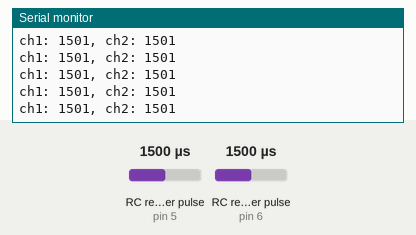
This sketch was run on a simulated Arduino Uno, built with avr-gcc and run on an emulated ATmega328P. Parts: the last lines printed to the serial monitor. Wiring (inferred from the names in the program): 2 × RC receiver channel: data pin 5 / data pin 6. The inputs (shaded band) are chosen by the test bench; at power-on: RC receiver pulse (sensors on pin 5, pin 6) 1500 µs.

Above: at 1.2 s.
1.3 s: RC receiver pulse (sensor on pin 5) set to 1020 µs
At 2.0 s:
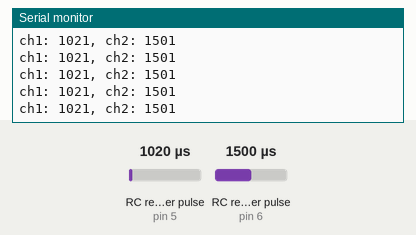
2.8 s: RC receiver pulse (sensor on pin 6) set to 1020 µs
At 3.6 s:
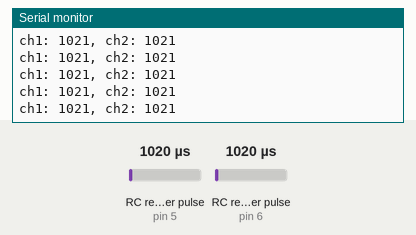
4.3 s: RC receiver pulse (sensor on pin 5) set to 1250 µs
At 5.4 s:
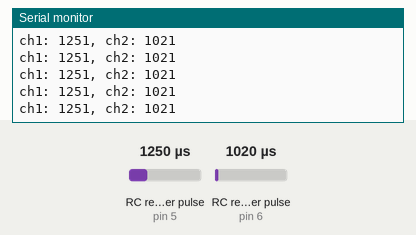
5.8 s: RC receiver pulse (sensor on pin 6) set to 1250 µs
At 6.7 s:
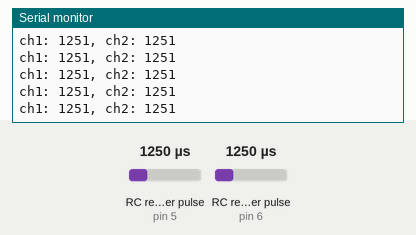
Timing chart, 0 to 8.3 s (numbered marks = the images above; inputs shaded):
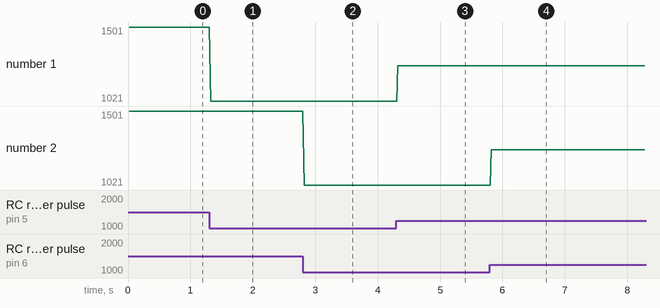

The sketch:

RC_Signal_Testing.ino
```cpp
#define ch1 5
#define ch2 6

void setup() {
  Serial.begin(115200);

  pinMode(ch1, INPUT);
  pinMode(ch2, INPUT);

}

void loop() {
  // put your main code here, to run repeatedly:
  int ch1In = pulseIn(ch1, HIGH);
  int ch2In = pulseIn(ch2, HIGH);
  Serial.print("ch1: ");
  Serial.print(ch1In);
  Serial.print(", ch2: ");
  Serial.println(ch2In);

}
```

Measured:
- after the input at 1.3 s, the serial monitor: prints a new line at once (image 1)
- after the input at 2.8 s, the serial monitor: prints a new line at once (image 2)
- after the input at 4.3 s, the serial monitor: prints a new line at once (image 3)
- after the input at 5.8 s, the serial monitor: prints a new line at once (image 4)
- plotted number 1: 1501 → 1021 after the input at 1.3 s, 1021 → 1251 after the input at 4.3 s
